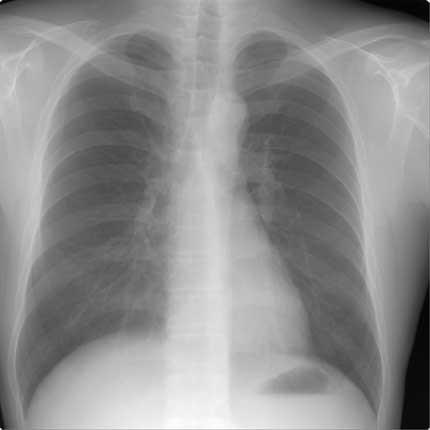
#> input picture TP2/rx_pulmon_normal.jpg, 430 x 430 px, found by its file name
$ jupyter execute --allow-errors parte_2_colormaps.ipynb
#> lines starting #> are read from the running program, lines starting #| are printed output that depends on the picture
<a href="https://colab.research.google.com/github/nicolassalomon96/procesamiento_imagenes_UNS/blob/main/TP2/parte_2_colormaps.ipynb" target="_parent"></a>

# **TP2 Parte Nº2 - Color - Mapas de Color**

### Consigna: Visualizar distintas imagenes empleando diferentes mapas de color, incluyendo la de niveles de grises y arcoiris

## 1. Se importan la librerias necesarias

[cell 1]
import numpy as np
import matplotlib.pyplot as plt
import imageio
import ipywidgets as widgets
from IPython.display import display, clear_output

## 2. Se monta nuestro Google Drive

[cell 2]
from google.colab import drive
drive.mount('/content/drive')

## 3. Se cargan las imagenes a analizar

### Para analizar los distintos mapas de color que tenemos disponibles en la libreria matplotlib, cargaremos las siguientes imagenes (las mismas ya se encuentran en blanco y negro, pero dado que la función imageio las lee como RGB, las convertimos en matrices 2D empleando la función rgb2gray):

*   Radiografía de tórax de una persona sana y de una persona con neumonía
*   Resonancia magnética de una persona sana y de una persona con un tumor
*   Imagen satelital infrarroja de la República Argentina
*   Imagen microscópica del SARS CoV2

[cell 3]
def rgb2gray (image):
  '''
  input: image=arreglo numpy obtenido luego de leer una imagen
  output: imgGray=arreglo numpy de la imagen en escala de grises
  '''
  def split_RGB(image):
    '''
    input: image=arreglo numpy obtenido luego de leer una imagen
    output: R,G,B=matrices numpy de cada canal de la imagen
    '''
    R = image[:,:,0]
    G = image[:,:,1]
    B = image[:,:,2]
    return R,G,B

  R, G, B = split_RGB(image) #Se separan los canales R, G y B con la función definida anteriormente
  imgGray = 0.2989 * R + 0.5870 * G + 0.1140 * B
  return imgGray


rx_normal_path = '/content/drive/MyDrive/Cursos_Posgrado/Procesamiento_Imagenes-UNS/TP2/rx_pulmon_normal.jpg'
rx_pneumonia_path = '/content/drive/MyDrive/Cursos_Posgrado/Procesamiento_Imagenes-UNS/TP2/rx_pneumonia.png'
resonance_normal_path = '/content/drive/MyDrive/Cursos_Posgrado/Procesamiento_Imagenes-UNS/TP2/resonancia_normal.jpeg'
resonance_tumor_path = '/content/drive/MyDrive/Cursos_Posgrado/Procesamiento_Imagenes-UNS/TP2/resonancia_tumor.jpg'
clouds_path = '/content/drive/MyDrive/Cursos_Posgrado/Procesamiento_Imagenes-UNS/TP2/mapa_nubes_argentina.jpg'
covid_path = '/content/drive/MyDrive/Cursos_Posgrado/Procesamiento_Imagenes-UNS/TP2/covid_microscopic_view.jpg'

rx_normal = rgb2gray(imageio.imread(rx_normal_path))
#> in rgb2gray, image is the input picture: shape (430, 430, 3); min 0, max 255, mean 141.6
rx_pneumonia = rgb2gray(imageio.imread(rx_pneumonia_path))
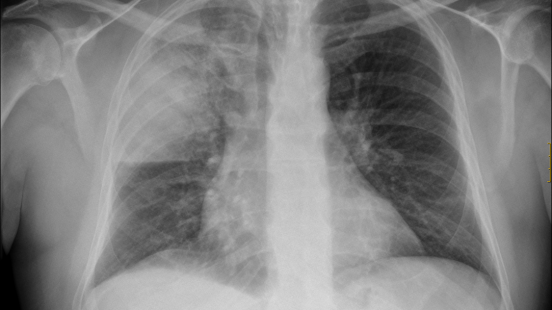
#> input picture TP2/rx_pneumonia.png, 552 x 310 px, found by its file name
#> in rgb2gray, image is the input picture: shape (310, 552, 4); mean R, G, B, A 128.6, 128.6, 128.6, 255
resonance_normal = rgb2gray(imageio.imread(resonance_normal_path))
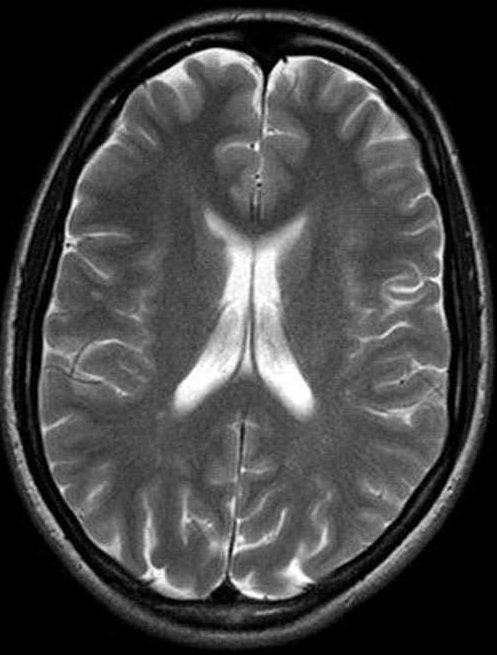
#> input picture TP2/resonancia_normal.jpeg, 497 x 655 px, found by its file name
#> in rgb2gray, image is the input picture: shape (655, 497, 3); min 0, max 255, mean 66.9
resonance_tumor = rgb2gray(imageio.imread(resonance_tumor_path))
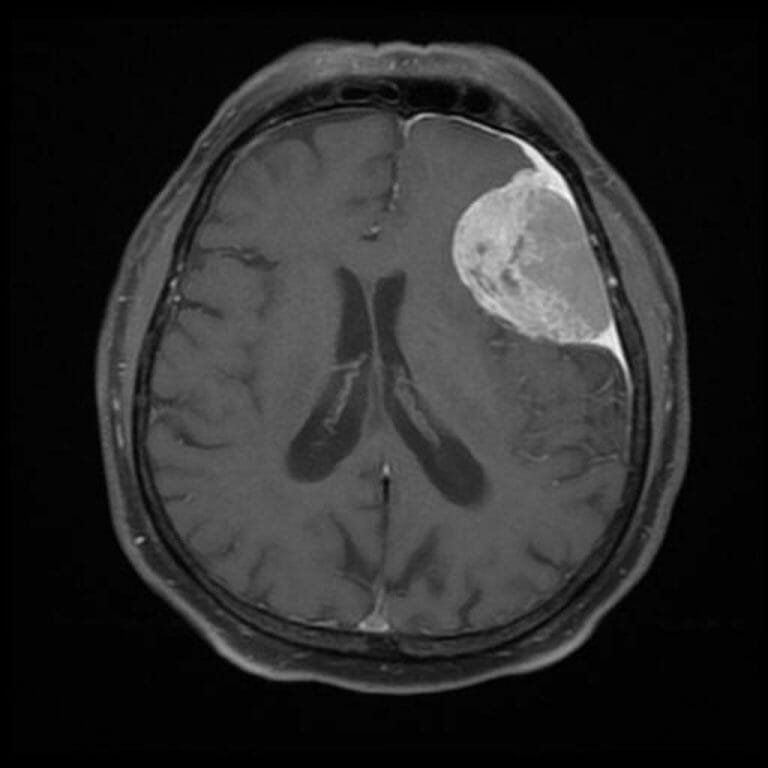
#> input picture TP2/resonancia_tumor.jpg, 768 x 768 px, found by its file name
#> in rgb2gray, image is the input picture: shape (768, 768, 3); min 0, max 252, mean 42.5
clouds = rgb2gray(imageio.imread(clouds_path))
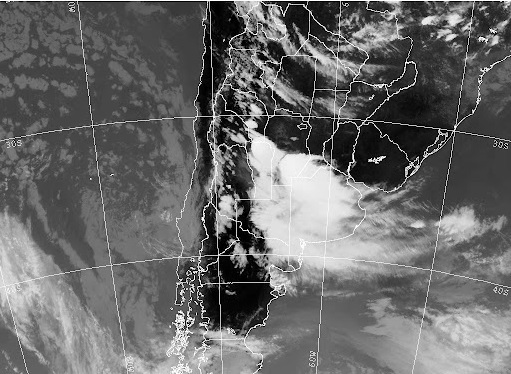
#> input picture TP2/mapa_nubes_argentina.jpg, 511 x 374 px, found by its file name
#> in rgb2gray, image is the input picture: shape (374, 511, 3); min 0, max 255, mean 105.6
covid = rgb2gray(imageio.imread(covid_path))
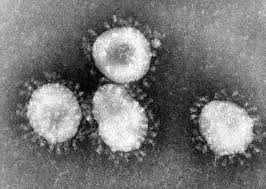
#> input picture TP2/covid_microscopic_view.jpg, 266 x 189 px, found by its file name
#> in rgb2gray, image is the input picture: shape (189, 266, 3); min 0, max 255, mean 119.8

#Creo un diccionario para luego graficar las imagenes de acuerdo a la elección del usuario
imagenes = {'rx_normal':rx_normal,'rx_pneumonia':rx_pneumonia,'resonance_normal':resonance_normal,'resonance_tumor':resonance_tumor,'clouds':clouds,'covid':covid}
